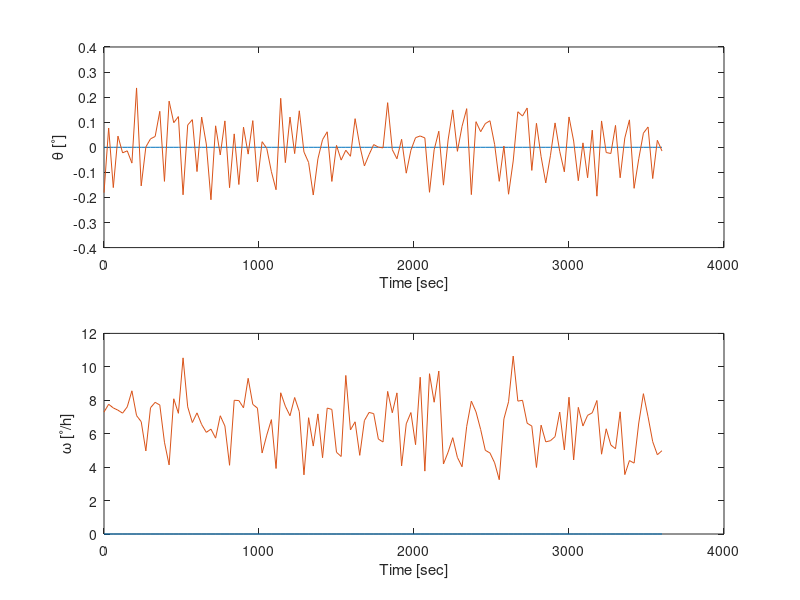
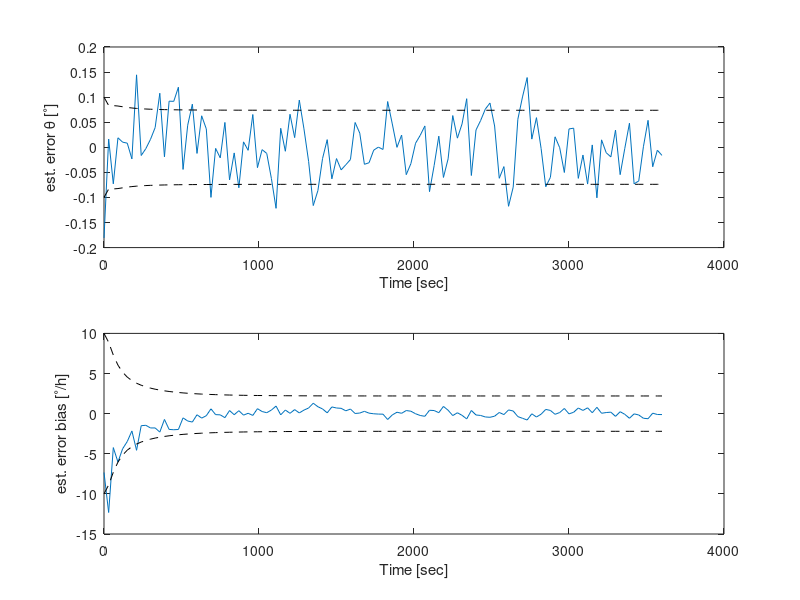
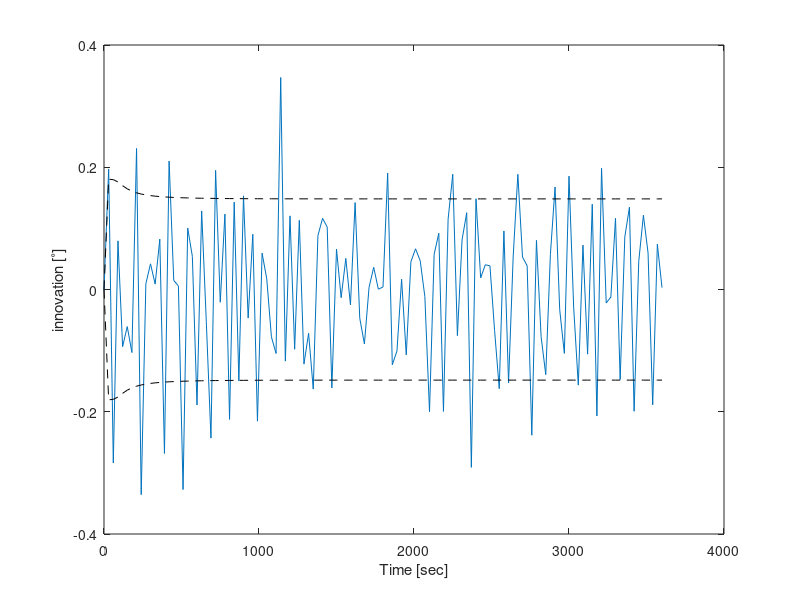

These charts were generated, in order, by the following MATLAB code:
% routine to illustrate Kalman filter

clear all
close all
clc

% simulation parameters
dt = 30;
t_end = 3600;
time = [0:dt:t_end];
N = length(time);

% gyro parameters
ARW = (.15/180*pi/60)^2;                                % angular random walk acc. to data sheet [deg/rt(h)]
gyro_bias_0 = 10/180*pi/3600;                           % initial gyro bias [deg/h]
RRW = (1/180*pi/3600/sqrt(3600))^2;

% star tracker parameters
dt_str = 5;
s_str = 0.1/180*pi;

% generate reference profile
w_real = zeros(1,N);
t_real = zeros(1,N);

% generate gyro measurements
gyro_noise = randn(1,N)*sqrt(ARW)/sqrt(dt);             % gaussian gyro noise with standard deviation of ARW
bias_step = gyro_bias_0*ones(1,N);
%bias_step(1:300) = 0;                                   % just for illustration
bias_drift = cumsum(randn(1,N)*sqrt(RRW)*sqrt(dt));     % models time-variable random bias drift 
gyro_bias = randn(1,1)*gyro_bias_0*ones(1,N) + 0*bias_step + bias_drift;  % models total gyro bias (random constant gyro bias + time-variable random bias drift + whatever other gyro errors one can think of)
w_meas = w_real + gyro_noise + gyro_bias;

% generate star tracker measurements
str_noise = randn(1,N)*s_str;
t_meas = t_real + str_noise;

% run the kalman filter
x_est = zeros(2,N);
x_est(:,1) = [t_meas(:,1);0];

% propagation matrices
Phi = [1 -dt;0 1];
Gamma = [dt;0];
Upsilon = [dt;0];
Upsilon2 = [0;dt];

% measurement matrix
H = [1 0];

% tuning values
Q = [ARW];
Q2 = [RRW];
R = [s_str^2];

nu_kf = zeros(1,N);
S_kf = zeros(1,1,N);
P = zeros(2,2,N);
P(:,:,1) = diag([s_str^2 gyro_bias_0^2]);
for k=1:N-1
    % grab previous state vector
    x_prev = x_est(:,k);
    P_prev = P(:,:,k);
    
    % grab gyro measurement
    w_meas_k = w_meas(:,k);
    
    % propagate state vector
    x_est_next = Phi * x_prev + Gamma * w_meas_k;
    
    % propagate
    P_next = Phi*P_prev*Phi' + Upsilon*Q*Upsilon' + Upsilon2*Q2*Upsilon2';
    
    
    % innovation
    nu_next = t_meas(k+1) - H*x_est_next;
    S_next = H*P_next*H' + R;
    
    % compute the Kalman gain
    K = P_next*H'/S_next;
    
    % update of states and covariance
    x_upd = x_est_next + K*nu_next;
    P_upd = (eye(2)-K*H)*P_next;
    
    % include bias step
%     if k==300
%         P_upd(2,2) = P_upd(2,2) + gyro_bias_0^2;
%     end
    
    % save estimates
    x_est(:,k+1) = x_upd;
    P(:,:,k+1) = P_upd;
    nu_kf(:,k+1) = nu_next;
    S_kf(:,:,k+1) = S_next;
    
end
    
P11 = P(1,1,:);
P11 = P11(:);

P22 = P(2,2,:);
P22 = P22(:);

S11 = S_kf(1,1,:);
S11 = S11(:);

% plot results
figure
subplot(211)
plot(time,t_real*180/pi)
hold all
plot(time,t_meas*180/pi)
xlabel('Time [sec]')
ylabel('\theta [^\circ]')
subplot(212)
plot(time,w_real*180/pi*3600)
hold all
plot(time,w_meas*180/pi*3600)
xlabel('Time [sec]')
ylabel('\omega [^\circ/h]')

figure
subplot(211)
plot(time,(x_est(1,:)-t_real)*180/pi)
hold all
plot(time,(P11.^.5)*180/pi,'k--')
plot(time,-(P11.^.5)*180/pi,'k--')
xlabel('Time [sec]')
ylabel('est. error \theta [^\circ]')
subplot(212)
plot(time,(x_est(2,:)-gyro_bias)*180/pi*3600)
hold all
plot(time,(P22.^.5)*180/pi*3600,'k--')
plot(time,-(P22.^.5)*180/pi*3600,'k--')
xlabel('Time [sec]')
ylabel('est. error bias [^\circ/h]')

figure
plot(time,nu_kf(1,:)*180/pi)
hold all
plot(time,(S11.^.5)*180/pi,'k--')
plot(time,-(S11.^.5)*180/pi,'k--')
xlabel('Time [sec]')
ylabel('innovation [^\circ]')

